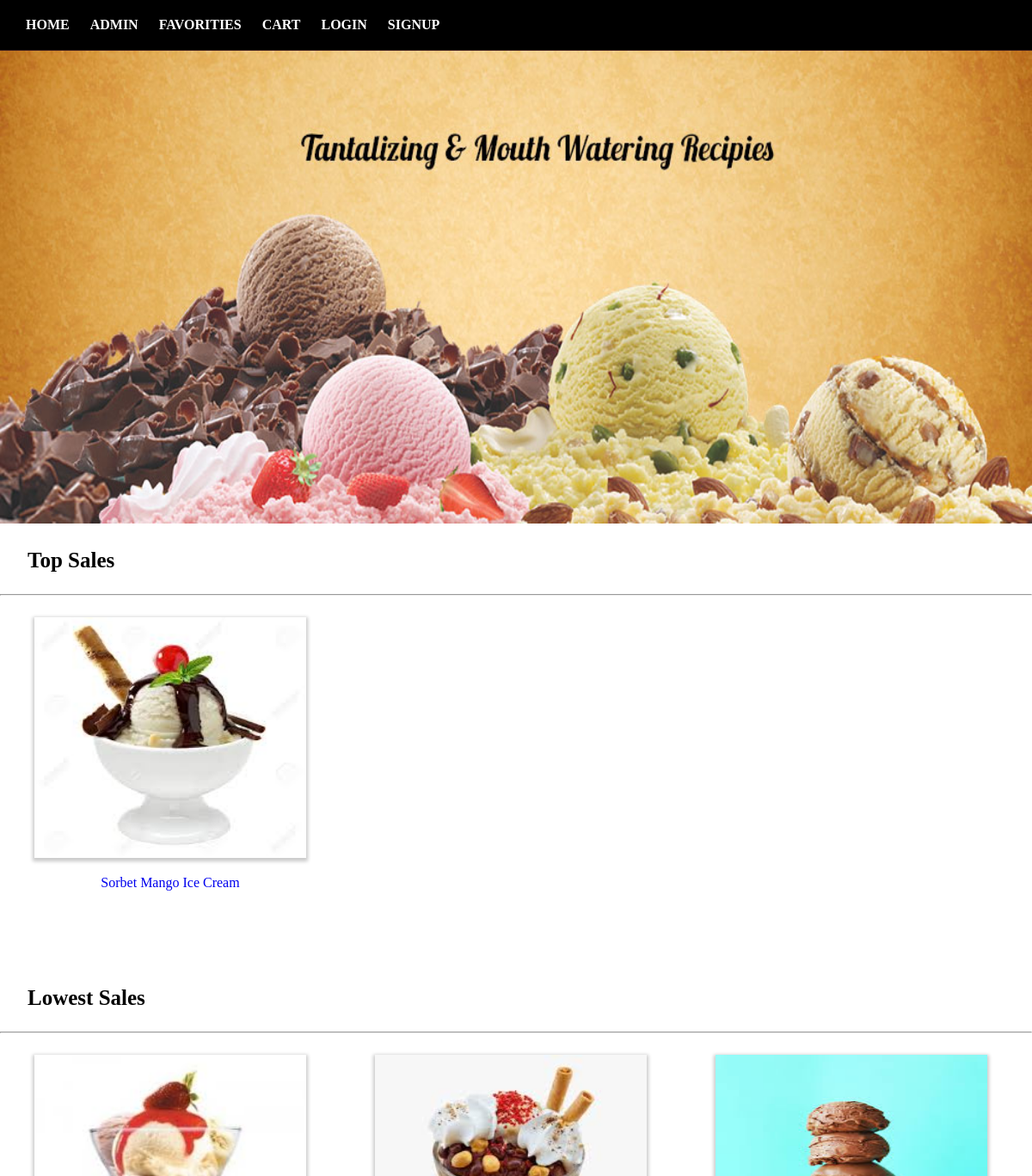
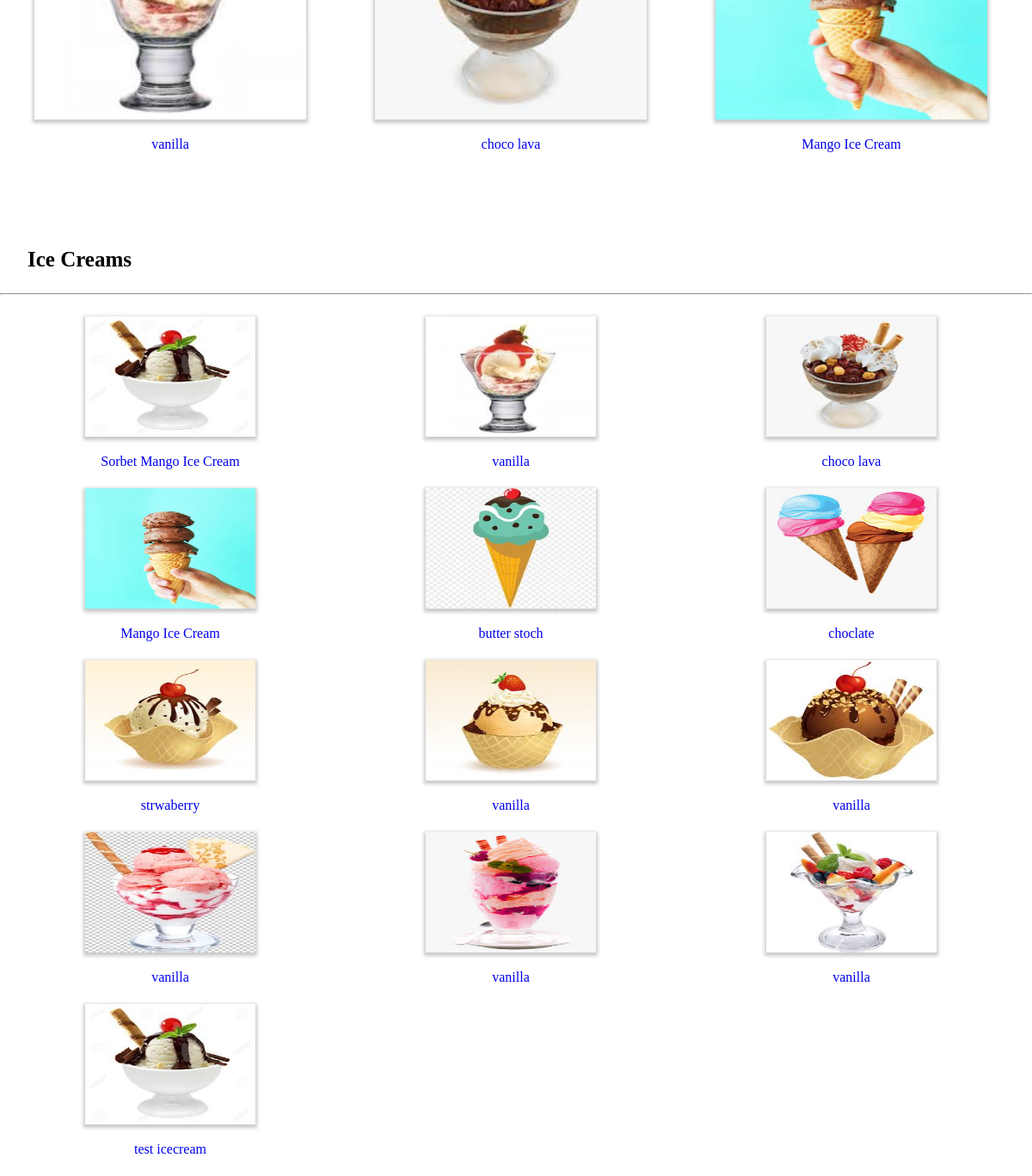
The page / on the database its author committed (2 pictures, top to bottom).
### tables this page shows
CREATE TABLE IF NOT EXISTS `addicecream` (
  `id` int(11) NOT NULL AUTO_INCREMENT,
  `name` varchar(255) DEFAULT NULL,
  `ingredients` varchar(255) DEFAULT NULL,
  `expirydate` varchar(150) DEFAULT NULL,
  `discount` varchar(150) DEFAULT NULL,
  `calories` varchar(200) DEFAULT NULL,
  `nutrition` varchar(250) DEFAULT NULL,
  `price` varchar(200) DEFAULT NULL,
  `imagename` varchar(200) DEFAULT NULL,
  PRIMARY KEY (`id`)
);

### index.php (the view, shortened to what this page needs)
<?php
include('connection.php');
$querytopsales = "SELECT addicecream.*,productid,count(*) as count  FROM `orderdetail` INNER JOIN addicecream ON  orderdetail.productid = addicecream.id GROUP by productid order by count DESC LIMIT 3";
$result = mysqli_query($link,$querytopsales);
$query2 = "select * from addicecream";
$result2 = mysqli_query($link,$query2);
?>
<!DOCTYPE html>
<html>
<head>
	<link rel="stylesheet" type="text/css" href="style.css">
</head>
<body>
		<?php include('header.php'); ?>
			<h3 style="font-size:25px;margin-left: 2rem; ">Top Sales</h3>
			<hr>
			<div style="width: 100%;display: inline-block;">
			<?php
				$topsales = '';
				if(mysqli_num_rows($result)>0){
				while($row=mysqli_fetch_assoc($result)){
					$topsales.=$row['productid'].',';
					?>
					<div class="top-img">
						<a href="details.php?id=<?php echo $row['id']; ?>">
						<img src="images/<?php echo $row['imagename']; ?>">
						<p><?php echo $row['name']; ?></p>
						</a>
					</div>
				<?php }}else{
					echo 'No items in Top sales';
				}
			 ?>
			</div>
			<h3 style="font-size:25px;margin-left: 2rem;">Lowest Sales</h3>
			<hr>
			<div style="width: 100%;display: inline-block;">
			<?php
				$topsales = rtrim($topsales,',');
				if($topsales){
					$query1 = "select * from addicecream where id not in (".$topsales.") limit 3";
					$result1 = mysqli_query($link,$query1);
				while($row1=mysqli_fetch_assoc($result1)){
					?>
					<div class="top-img">
						<a href="details.php?id=<?php echo $row1['id']; ?>">
						<img src="images/<?php echo $row1['imagename']; ?>">
						<p><?php echo $row1['name']; ?></p>
						</a>
					</div>
				<?php }}else{
					echo 'No items in lowest sales';
				}
			 ?>
			</div>
			<h3 style="font-size:25px;margin-left: 2rem;">Ice Creams</h3>
			<hr>
			<div style="width: 100%display: inline-block;">
			<?php
				while($row2=mysqli_fetch_assoc($result2)){
					?>
					<div class="lower-img">
						<a href="details.php?id=<?php echo $row2['id']; ?>">
						<img src="images/<?php echo $row2['imagename']; ?>">
						<p><?php echo $row2['name']; ?></p>
						</a>
					</div>
				<?php }
			 ?>
			</div>
</body>
</html>

### header.php (shortened to what this page needs)
<div class="navbar">
		<ul class="menus">
			<li><a href="index.php">HOME</a></li>
			<li><a href="adminlogin.php">ADMIN</a></li>
			<li><a href="favorite.php">FAVORITIES</a></li>
			<li><a href="cart.php">CART</a></li>
			<?php if(!isset($_SESSION['userid'])){?>
			<li><a href="login.php">LOGIN</a></li>
			<?php }?>
			<li><a href="signup.php">SIGNUP</a></li>
		</ul>
	</div>
	<div class="banner">
				<img src="images/banner4.jpg" width="100%" height="550px"/>
			</div>

### style.css (style rules this page uses)
body { margin:0px !important; padding-bottom: 10px; }
.navbar { width:100%; border-bottom: 1px solid #3a1a1b; background: #000; }
.menus { margin:0px !important; padding:20px; }
.menus li>a { color:#fff !important; }
.menus li { display:inline; list-style: none; margin:10px; font-weight: bold; }
.top-img { width:33%; float:left; text-align: center; height: 400px; }
.top-img img { height: 70%; width:80%; box-shadow: 0 2px 4px 2px rgba(0, 0, 0, 0.21); }
a { text-decoration: none; }
.lower-img { width:33%; float:left; text-align: center; height: 200px; }
.lower-img img { height: 70%; width: 50%; box-shadow: 0 2px 4px 2px rgba(0, 0, 0, 0.21); }
hr { margin-bottom: 25px; }

### rows shown on the page
addicecream: imagename (picture), name "Sorbet Mango Ice Cream"
addicecream: imagename (picture), name "vanilla"
addicecream: imagename (picture), name "choco lava"
addicecream: imagename (picture), name "Mango Ice Cream"
addicecream: imagename (picture), name "butter stoch"
addicecream: imagename (picture), name "choclate"
addicecream: imagename (picture), name "strwaberry"
addicecream: imagename (picture), name "vanilla"
addicecream: imagename (picture), name "vanilla"
addicecream: imagename (picture), name "vanilla"
addicecream: imagename (picture), name "vanilla"
addicecream: imagename (picture), name "vanilla"
addicecream: imagename (picture), name "test icecream"
